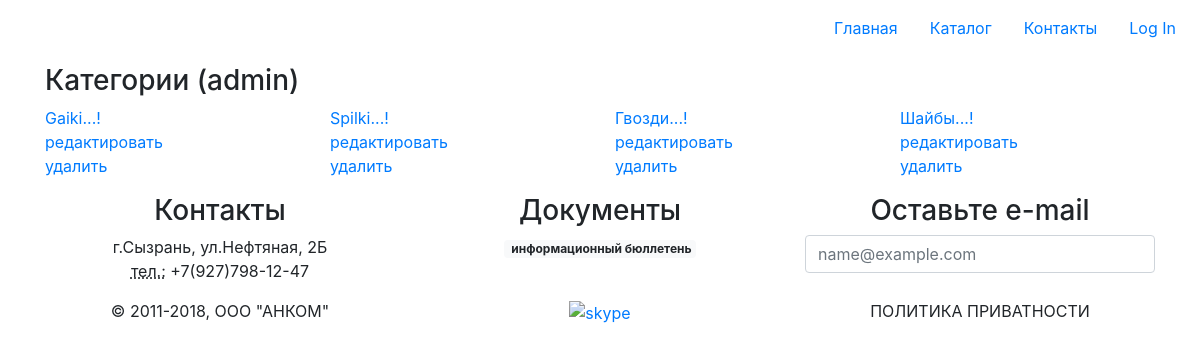
The page /subd/categories/ on the database as committed earlier.
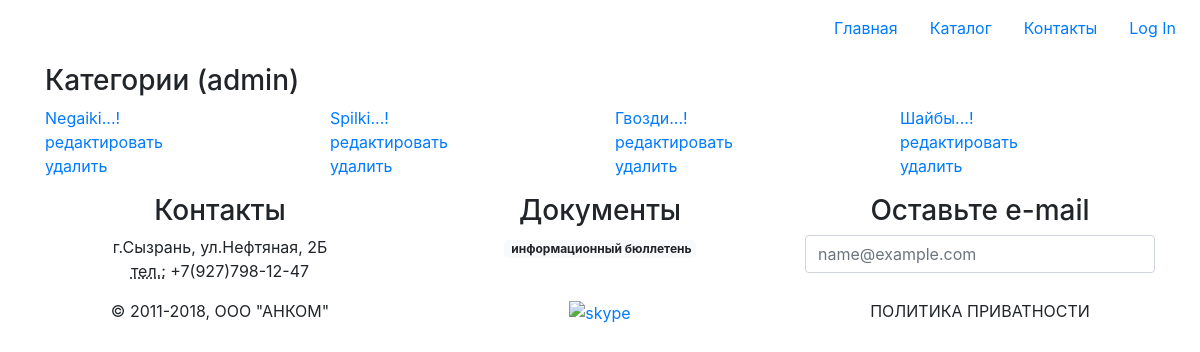
The same page on the database as committed later.
### products/models.py (models this page shows)
class ProductCategory(models.Model):
    name = models.CharField(
        verbose_name='имя',
        max_length=250,
        unique=True
    )
    description = models.TextField(
        verbose_name='описание',
        blank=True
    )
    def __str__(self):
        return self.name

### products/views/categories.py (the view)
class CategoryGenericList(ListView):
    model = ProductCategory
    template_name = 'categories/list.html'
    context_object_name = 'items'

### adminapp/templates/adminapp/categories/list.html (shortened to what this page needs)
{% extends 'master.html' %}
{% block page_styles %}
{% include 'products/components/stylesheet.html' %}
{% endblock %}
{% block page_content %}
    <main class="p-2 flex-grow-1">
      <div class="container">
        <h3>Категории (admin)</h3>
        <div class="row">
          {% for itm in object_list %}
            <div class="col">
              <a href="{% url 'subd:category_detail' pk=itm.id %}">
                {{ itm|title|add:'...!' }}
              </a>
              <div class="">
                <a href="{% url 'subd:category_update' pk=itm.id %}">редактировать</a>
              </div>
              <div class="">
                <a href="{% url 'subd:category_delete' pk=itm.id %}">удалить</a>
              </div>
            </div>
          {% endfor %}
        </div>
      </div>
    </main>
{% endblock %}

Rows that differ between the two databases and show on the page:
changed ProductCategory: name "Gaiki...!" → "Negaiki...!"
